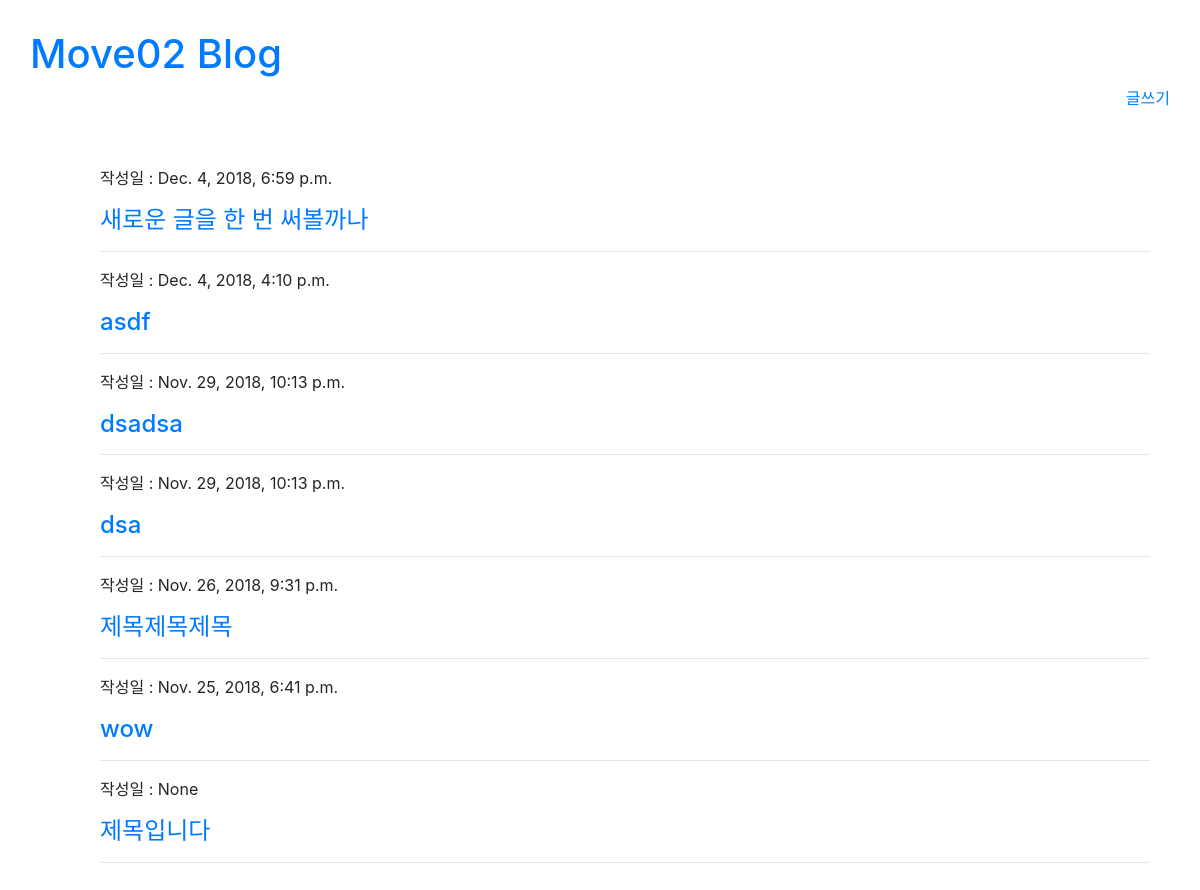
Screenshot of /blog/ with the database file from the repository.
### blog/models.py (models this page shows, shortened)
class Post(models.Model):
  title = models.CharField(max_length=100)
  text = models.TextField()
  created_date = models.DateTimeField(default=timezone.now)
  published_date = models.DateTimeField(blank=True, null=True)
  def get_absolute_url(self):
    return reverse("blog:post_detail", kwargs={"post_id": self.pk})

### blog/views.py (the view)
def index(request):
  posts = Post.objects.order_by('-created_date')
  return render(request, 'blog/index.html', {
    'time':time,
    'posts':posts,
    })

### blog/templates/blog/index.html
{% extends 'blog/base.html' %}
{% block content %}
    {% for post in posts %}
        <div>
            <p>작성일 : {{ post.published_date }}</p>
            <h4><a href="{{ post.get_absolute_url }}">{{ post.title }}</a></h4>
        </div>
        <hr>
    {% endfor %}
{% endblock %}

### rows the page displays
Post: published_date "Dec. 4, 2018, 6:59 p.m.", title "새로운 글을 한 번 써볼까나"
Post: published_date "Dec. 4, 2018, 4:10 p.m.", title "asdf"
Post: published_date "Nov. 29, 2018, 10:13 p.m.", title "dsadsa"
Post: published_date "Nov. 29, 2018, 10:13 p.m.", title "dsa"
Post: published_date "Nov. 26, 2018, 9:31 p.m.", title "제목제목제목"
Post: published_date "Nov. 25, 2018, 6:41 p.m.", title "wow"
Post: published_date "None", title "제목입니다"
